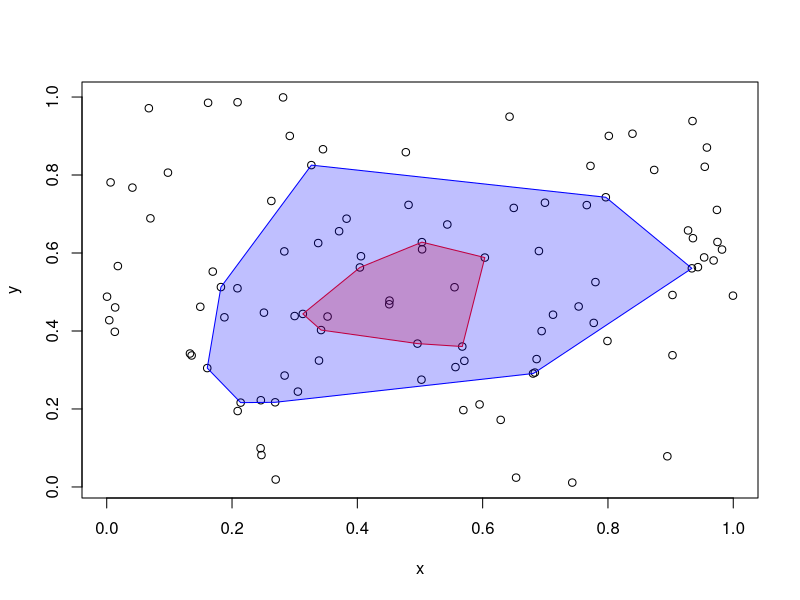

Here is the R script that generated this plot:
# empty sandbox

# here's a function I might use that came from https://github.com/hadley/ggplot2/wiki/Case-Study%3a-Raman-Spectroscopic-Grading-of-Gliomas

# peeling contours: 2d quantiles
peel <- function (x, y, weights = 1, probs = NA, threshold = 1 - 1e-3){
  if (missing (y) && ncol (x) == 2){
    y <- x [, 2]
    x <- x [, 1]
  }
  
  if  (length (x) != length (y))
    stop ("x and y need to have the same length.")
  
  weights <- rep (weights, length.out = length (x))
  
  ## start with all points
  pts.in <- seq_along (x)
  step <- 1
  hulls <- list ()
  
  ## too small weights can confuse the peeling as the hull polygon treats all points equally
  
  exclude <- weights < threshold
  if (any (exclude)) {
    ##   warning (sum (exclude), " points put into first hull due to too small weights")
    
    hulls [[1]] <- pts.in [exclude]
    pts.in <- pts.in [! exclude]
    step <- step + 1
  }
  
  ## peel off the hull polygons until nothing is left
  while (length (pts.in) > 1){
    hull <- chull (x [pts.in], y [pts.in])
    hulls [[step]] <- pts.in [hull]
    pts.in <- pts.in [-hull]
    step <- step + 1
  }
  
  # now count the number of point-equivalents in each hull
  n <- sapply (hulls, function (i) sum (weights [i]))
  
  ## and convert to percentiles
  n <- cumsum (n)
  qtl <- c(1, 1 - head (n, -1) / tail (n, 1))
  
  names (hulls) <- qtl
  
  if (! all (is.na (probs))){
    i <- round (approx (qtl[-1], seq_along (hulls[-1]), probs, rule = 2)$y) + 1
    hulls <- hulls [i]
  }
  
  hulls
}

n = 100
x = runif(n)
y = runif(n)





peel.out = peel(x, y, probs= c(0.1,.5))


plot(x, y)
polygon(x=x[peel.out[[1]]], y=y[peel.out[[1]]], col = rgb(1, 0, 0, alpha= .25), border = "red")
polygon(x=x[peel.out[[2]]], y=y[peel.out[[2]]], col = rgb(0, 0, 1, alpha= .25), border = "blue")




